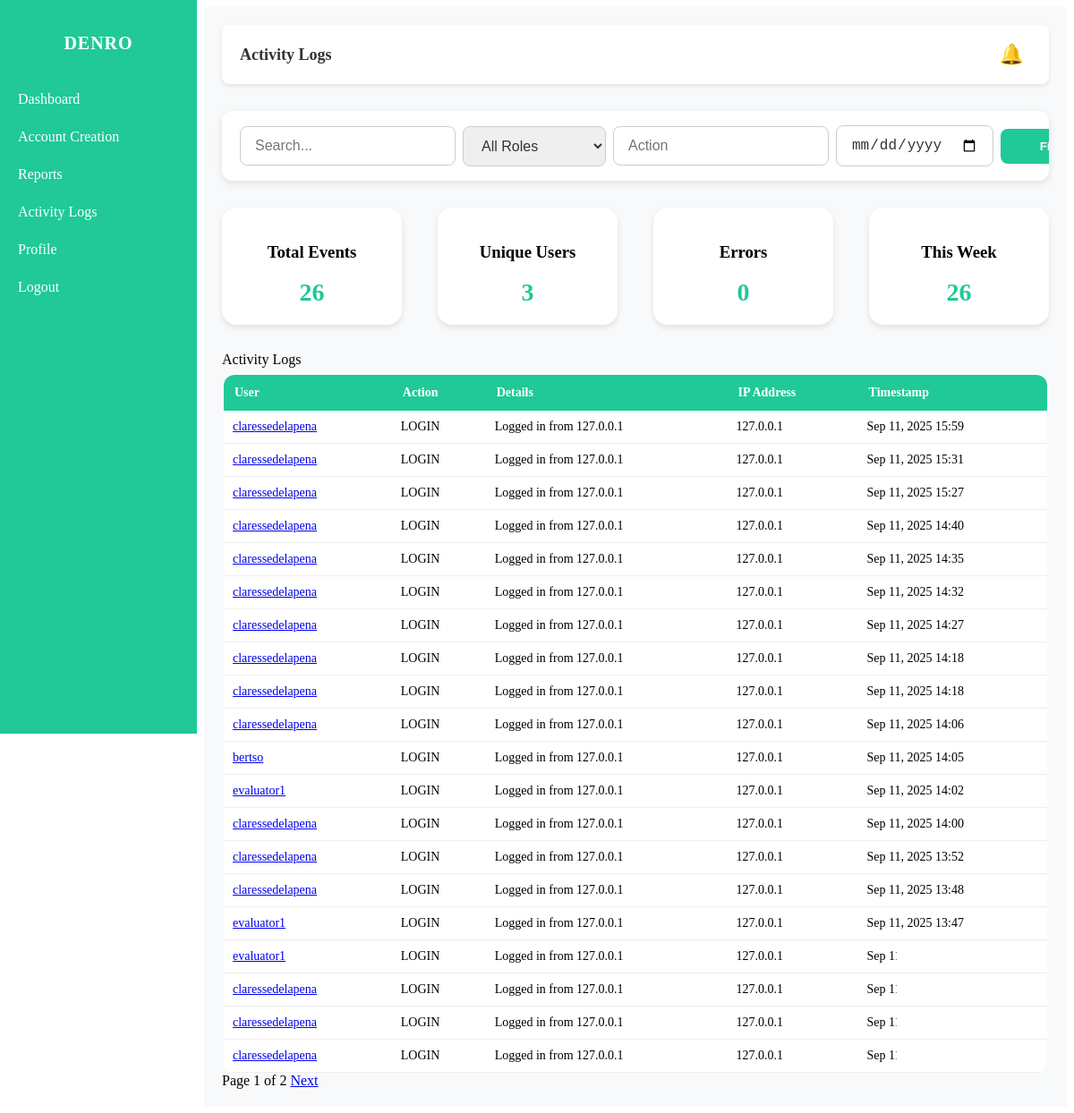
Page /penro/activity-logs/ (signed in) on the committed database.
### DENRO/models.py (models this page shows, shortened)
class ActivityLog(models.Model):
    user        = models.ForeignKey(
        settings.AUTH_USER_MODEL,              # ✅ use the string via settings
        on_delete=models.SET_NULL,
        null=True, blank=True,
        related_name="activity_logs",
    )
    action      = models.CharField(max_length=16, choices=ActivityAction.choices)
    details     = models.TextField(blank=True, null=True)
    ip_address  = models.GenericIPAddressField(blank=True, null=True)
    created_at  = models.DateTimeField(auto_now_add=True)
    class Meta:
        ordering = ["-created_at"]
        indexes = [
            models.Index(fields=["-created_at"]),
            models.Index(fields=["action"]),
            models.Index(fields=["user"]),
        ]

class User(AbstractUser):
    class RoleChoices(models.TextChoices):
        SUPER_ADMIN = "SUPER_ADMIN", "Super Admin"
        ADMIN = "ADMIN", "Admin"
        PENRO = "PENRO", "PENRO"
        CENRO = "CENRO", "CENRO"
        EVALUATOR = "EVALUATOR", "Evaluator"
    email = models.EmailField()
    role = models.CharField(
        max_length=20, choices=RoleChoices.choices, default=RoleChoices.ADMIN
    )
    is_approved = models.BooleanField(default=False)
    is_rejected = models.BooleanField(default=False)
    is_deactivated = models.BooleanField(default=False)
    gender = models.CharField(max_length=10, choices=[('Male', 'Male'), ('Female', 'Female')], blank=True, null=True)
    phone_number = models.CharField(max_length=20, blank=True, null=True)
    region = models.CharField(max_length=100, blank=True, null=True)
    profile_pic = models.CharField(max_length=255, blank=True, null=True)
    id_number = models.CharField(max_length=50, blank=True, null=True, unique=True)

### DENRO/views.py (the view)
# urls.py: path("penro/activity-logs/", views.penro_activity_logs, name="penro_activity_logs"),
@login_required
def penro_activity_logs(request):
    notifications, unread_count = get_unread_notifications(request)
    logs_qs = ActivityLog.objects.filter(user__role__in=['CENRO', 'EVALUATOR']).select_related("user").order_by("-created_at")
    q = request.GET.get("q")
    role = request.GET.get("role")
    action = request.GET.get("action")
    dfrom = request.GET.get("from")
    dto = request.GET.get("to")
    if q:
        logs_qs = logs_qs.filter(
            Q(user__username__icontains=q) | Q(details__icontains=q) | Q(action__icontains=q)
        )
    if role:
        logs_qs = logs_qs.filter(user__role=role)
    if action:
        logs_qs = logs_qs.filter(action=action)
    if dfrom:
        logs_qs = logs_qs.filter(created_at__date__gte=dfrom)
    if dto:
        logs_qs = logs_qs.filter(created_at__date__lte=dto)
    paginator = Paginator(logs_qs, 20)
    page_obj = paginator.get_page(request.GET.get("page") or 1)
    metrics = {
        "total_events": logs_qs.count(),
        "unique_users": logs_qs.values("user_id").distinct().count(),
        "errors": logs_qs.filter(action="ERROR").count(),
        "this_week": logs_qs.filter(created_at__gte=now() - timedelta(days=7)).count(),
    }
    total_events_breakdown = dict(logs_qs.values_list("action").annotate(c=Count("id")))
    unique_user_ids = logs_qs.values("user_id").distinct()
    unique_users_breakdown = dict(
        logs_qs.filter(user_id__in=[u["user_id"] for u in unique_user_ids])
        .values_list("action")
        .annotate(c=Count("id"))
    )
    errors_breakdown = dict(
        logs_qs.filter(action="ERROR").values_list("details").annotate(c=Count("id"))
    )
    this_week_qs = logs_qs.filter(created_at__gte=now() - timedelta(days=7))
    this_week_breakdown = dict(this_week_qs.values_list("action").annotate(c=Count("id")))
    context = {
        "logs": page_obj.object_list,
        "page_obj": page_obj,
        "metrics": metrics,
        "action_counts_json": json.dumps(total_events_breakdown),
        "popup_data": {
            "total_events": total_events_breakdown,
            "unique_users": unique_users_breakdown,
            "errors": errors_breakdown,
            "this_week": this_week_breakdown,
        },
        "notifications": notifications,
        "unread_count": unread_count,
    }
    return render(request, "PENRO/PENRO_activitylogs.html", context)

### DENRO/context_processors.py (called while the page is built)
def _normalize_role(raw: Any) -> str:
    if raw is None:
        return ""
    text = str(raw).upper()
    return re.sub(r"[^A-Z]", "", text)

### DENRO/views.py (called while the page is built)
def get_unread_notifications(request):
    notifications = Notification.objects.filter(user=request.user, is_read=False).order_by("-created_at")
    return notifications, notifications.count()

### DENRO/templates/PENRO/PENRO_activitylogs.html (shortened to what this page needs)
{% load static %}
<!DOCTYPE html>
<html lang="en">
<head>
    <link rel="stylesheet" href="{% static 'styles/dashboard.css' %}">
    <link rel="stylesheet" href="{% static 'styles/sidebar.css' %}">
</head>
<body>
    {% include 'includes/sidenav/sidenav_penro.html' %}
    <div class="content">
        <div class="top-bar">
            <h2>Activity Logs</h2>
            <div class="notification">
                <button id="notifBtn" class="bell-btn">
                    🔔
                </button>
            </div>
        </div>
        <div class="filters">
            <form method="get">
                <input type="text" name="q" placeholder="Search..." value="{{ request.GET.q }}">
                <select name="role">
                    <option value="">All Roles</option>
                </select>
                <input type="text" name="action" placeholder="Action" value="{{ request.GET.action }}">
                <input type="date" name="from" value="{{ request.GET.from }}">
                <button type="submit">Filter</button>
            </form>
        </div>
        <div class="cards">
            <div class="card"><h3>Total Events</h3><p>{{ metrics.total_events }}</p></div>
            <div class="card"><h3>Unique Users</h3><p>{{ metrics.unique_users }}</p></div>
            <div class="card"><h3>Errors</h3><p>{{ metrics.errors }}</p></div>
            <div class="card"><h3>This Week</h3><p>{{ metrics.this_week }}</p></div>
        </div>
        <div class="section-title">Activity Logs</div>
        <div class="table-wrap">
            <table>
                <thead>
                    <tr>
                        <th>User</th>
                        <th>Action</th>
                        <th>Details</th>
                        <th>IP Address</th>
                        <th>Timestamp</th>
                    </tr>
                </thead>
                <tbody>
                    {% for log in logs %}
                    <tr>
                        <td>
                            <a href="#" class="user-link" data-user-id="{{ log.user.id }}">
                                {{ log.user.username }}
                            </a>
                        </td>
                        <td>{{ log.action }}</td>
                        <td>{{ log.details }}</td>
                        <td>{{ log.ip_address }}</td>
                        <td>{{ log.created_at|date:"M d, Y H:i" }}</td>
                    </tr>
                    {% empty %}
                    <tr>
                        <td colspan="5">No logs found</td>
                    </tr>
                    {% endfor %}
                </tbody>
            </table>
        </div>
        <div class="pagination">
            <span>Page {{ page_obj.number }} of {{ page_obj.paginator.num_pages }}</span>
            {% if page_obj.has_next %}
                <a href="?page={{ page_obj.next_page_number }}{% for key,value in request.GET.items %}{% if key != 'page' %}&{{ key }}={{ value }}{% endif %}{% endfor %}">Next</a>
            {% endif %}
        </div>
    </div>
</body>
</html>

### DENRO/static/styles/dashboard.css (style rules this page uses)
:root { --main-bg: #19c59f; --color-text: #0a3b30; --color-text-light: #0d5145; --color-accent: #0a3b30; --panel: #d8f7ec; --panel-2: #e8f4ef; --radius: 14px; --left-strip: 240px; }

### DENRO/static/styles/sidebar.css (style rules this page uses)
.content { margin-left: 220px; padding: 20px; background: #f8f9fa; min-height: 100vh; }
.filters { background: white; padding: 16px 20px; border-radius: 12px; box-shadow: 0 3px 8px rgba(0,0,0,0.1); max-width: 920px; margin: 0 auto 30px; display: flex; flex-wrap: nowrap; gap: 8px; align-items: center; justify-content: flex-start; overflow-x: auto; scrollbar-width: thin; scrollbar-color: #20c997 #f1f1f1; }
.filters form { display: flex; flex-wrap: nowrap; gap: 8px; width: 100%; align-items: center; min-width: max-content; }
.filters input[type="text"], .filters input[type="date"], .filters select { padding: 12px 16px; border: 1px solid #ccc; border-radius: 8px; font-size: 16px; color: #333; min-width: 160px; transition: border-color 0.2s ease; box-sizing: border-box; }
.filters button[type="submit"] { background-color: #20c997; color: white; border: none; padding: 12px 24px; border-radius: 8px; font-weight: 600; cursor: pointer; transition: background-color 0.3s ease; min-width: 120px; white-space: nowrap; }
.top-bar { display: flex; justify-content: space-between; align-items: center; background: #ffffff; padding: 12px 20px; border-radius: 8px; box-shadow: 0 2px 4px rgba(0,0,0,0.1); margin-bottom: 30px; }
.top-bar h2 { margin: 0; font-size: 18px; font-weight: 600; color: #333; }
.notification { position: relative; }
.bell-btn { background: none; border: none; font-size: 22px; cursor: pointer; color: #20c997; }
.cards { display: grid; grid-template-columns: repeat(auto-fit, minmax(200px, 1fr)); gap: 40px; margin: 0 auto 30px; max-width: 1000px; }
.card { background: white; padding: 20px; border-radius: 16px; text-align: center; box-shadow: 0 3px 6px rgba(0, 0, 0, 0.1); }
.card p { font-size: 28px; font-weight: bold; color: #20c997; margin: 0; }
.table-wrap { max-width: 920px; margin: 0 auto; }
table { width: 100%; border-collapse: collapse; margin-top: 8px; background: white; border-radius: 12px; overflow: hidden; }
th { background: #20c997; color: white; padding: 12px; text-align: left; font-weight: 600; font-size: 14px; }
td { padding: 10px; border-bottom: 1px solid #eee; font-size: 14px; }

### DENRO/templates/PENRO/PENRO_activitylogs.html (style rules this page uses)
.notification { position: relative; display: inline-block; }
.bell-btn { background-color: transparent; border: none; cursor: pointer; font-size: 22px; position: relative; padding: 8px; border-radius: 4px; transition: background-color 0.3s ease; }

### rows in the picture
ActivityLog: user.username "claressedelapena", action "LOGIN", details "Logged in from 127.0.0.1", ip_address "127.0.0.1", created_at "Sep 11, 2025 15:59"
ActivityLog: user.username "claressedelapena", action "LOGIN", details "Logged in from 127.0.0.1", ip_address "127.0.0.1", created_at "Sep 11, 2025 15:31"
ActivityLog: user.username "claressedelapena", action "LOGIN", details "Logged in from 127.0.0.1", ip_address "127.0.0.1", created_at "Sep 11, 2025 15:27"
ActivityLog: user.username "claressedelapena", action "LOGIN", details "Logged in from 127.0.0.1", ip_address "127.0.0.1", created_at "Sep 11, 2025 14:40"
ActivityLog: user.username "claressedelapena", action "LOGIN", details "Logged in from 127.0.0.1", ip_address "127.0.0.1", created_at "Sep 11, 2025 14:35"
ActivityLog: user.username "claressedelapena", action "LOGIN", details "Logged in from 127.0.0.1", ip_address "127.0.0.1", created_at "Sep 11, 2025 14:32"
ActivityLog: user.username "claressedelapena", action "LOGIN", details "Logged in from 127.0.0.1", ip_address "127.0.0.1", created_at "Sep 11, 2025 14:27"
ActivityLog: user.username "claressedelapena", action "LOGIN", details "Logged in from 127.0.0.1", ip_address "127.0.0.1", created_at "Sep 11, 2025 14:18"
ActivityLog: user.username "claressedelapena", action "LOGIN", details "Logged in from 127.0.0.1", ip_address "127.0.0.1", created_at "Sep 11, 2025 14:18"
ActivityLog: user.username "claressedelapena", action "LOGIN", details "Logged in from 127.0.0.1", ip_address "127.0.0.1", created_at "Sep 11, 2025 14:06"
ActivityLog: user.username "bertso", action "LOGIN", details "Logged in from 127.0.0.1", ip_address "127.0.0.1", created_at "Sep 11, 2025 14:05"
ActivityLog: user.username "evaluator1", action "LOGIN", details "Logged in from 127.0.0.1", ip_address "127.0.0.1", created_at "Sep 11, 2025 14:02"
ActivityLog: user.username "claressedelapena", action "LOGIN", details "Logged in from 127.0.0.1", ip_address "127.0.0.1", created_at "Sep 11, 2025 14:00"
ActivityLog: user.username "claressedelapena", action "LOGIN", details "Logged in from 127.0.0.1", ip_address "127.0.0.1", created_at "Sep 11, 2025 13:52"
ActivityLog: user.username "claressedelapena", action "LOGIN", details "Logged in from 127.0.0.1", ip_address "127.0.0.1", created_at "Sep 11, 2025 13:48"
ActivityLog: user.username "evaluator1", action "LOGIN", details "Logged in from 127.0.0.1", ip_address "127.0.0.1", created_at "Sep 11, 2025 13:47"
ActivityLog: user.username "evaluator1", action "LOGIN", details "Logged in from 127.0.0.1", ip_address "127.0.0.1", created_at "Sep 11, 2025 13:45"
ActivityLog: user.username "claressedelapena", action "LOGIN", details "Logged in from 127.0.0.1", ip_address "127.0.0.1", created_at "Sep 11, 2025 13:43"
ActivityLog: user.username "claressedelapena", action "LOGIN", details "Logged in from 127.0.0.1", ip_address "127.0.0.1", created_at "Sep 11, 2025 13:39"
ActivityLog: user.username "claressedelapena", action "LOGIN", details "Logged in from 127.0.0.1", ip_address "127.0.0.1", created_at "Sep 11, 2025 13:29"

### other values in the picture
{{ metrics.total_events }} "26"
{{ metrics.unique_users }} "3"
{{ metrics.errors }} "0"
{{ metrics.this_week }} "26"
{{ page_obj.number }} "1"
{{ page_obj.paginator.num_pages }} "2"
